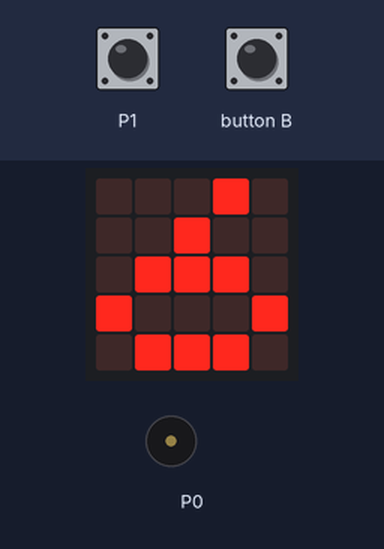
Bench run of a program on a simulated BBC micro:bit (MakeCode). On the bench: the board's 5×5 LED display, buzzer (waves = sounding). The test bench sets the inputs (shaded band).

Above: at 1.2 s.
1.3 s: touch pin P1 pressed for 0.15 s
At 1.74 s:
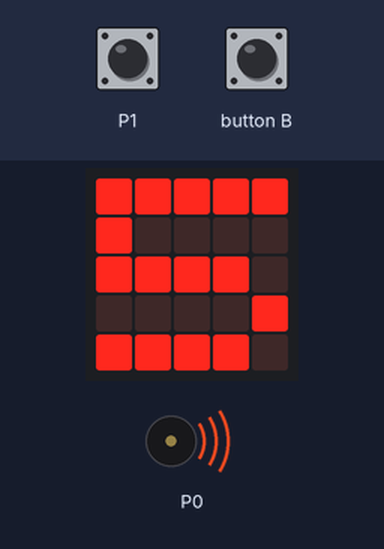
2.0 s: touch pin P1 pressed for 0.15 s
At 4.1 s:
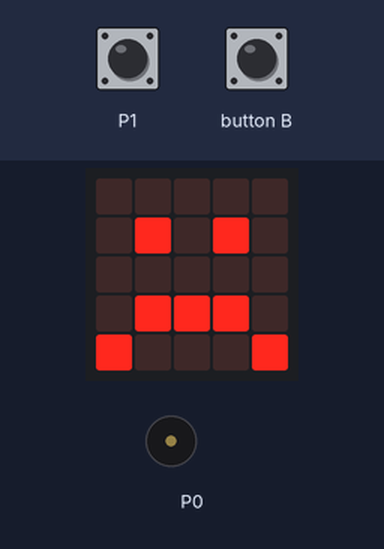
Timing chart, 0 to 5.6 s (numbered marks = the images above; inputs shaded):
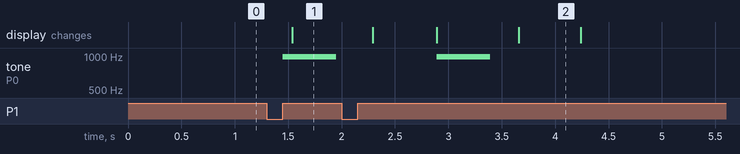

The program:

main.ts
```typescript
input.onButtonPressed(Button.B, function () {
    score = 6
})
input.onPinPressed(TouchPin.P1, function () {
    score += -1
    music.playTone(988, music.beat(BeatFraction.Whole))
    basic.showIcon(IconNames.Sad)
})
let score = 0
score = 6
basic.forever(function () {
    basic.showNumber(score)
    if (score == 0) {
        music.startMelody(music.builtInMelody(Melodies.Wawawawaa), MelodyOptions.Once)
        basic.showString("GAME OVER!")
    }
})
```

test.ts
```typescript
// tests gaan hier; deze zal niet worden gecompileerd wanneer dit pakket wordt gebruikt als extensie.
```

Measured:
- after the input at 1.3 s, tone on P0: silent → 988 Hz after 0.15 s, → silent 0.50 s later; the display: changes after 0.24 s (image 1)
- after the input at 2.0 s, tone on P0: silent → 988 Hz after 0.89 s, → silent 0.50 s later
- what the display in image 2 shows lasts 0.5 s, from 3.7 s to 4.2 s
